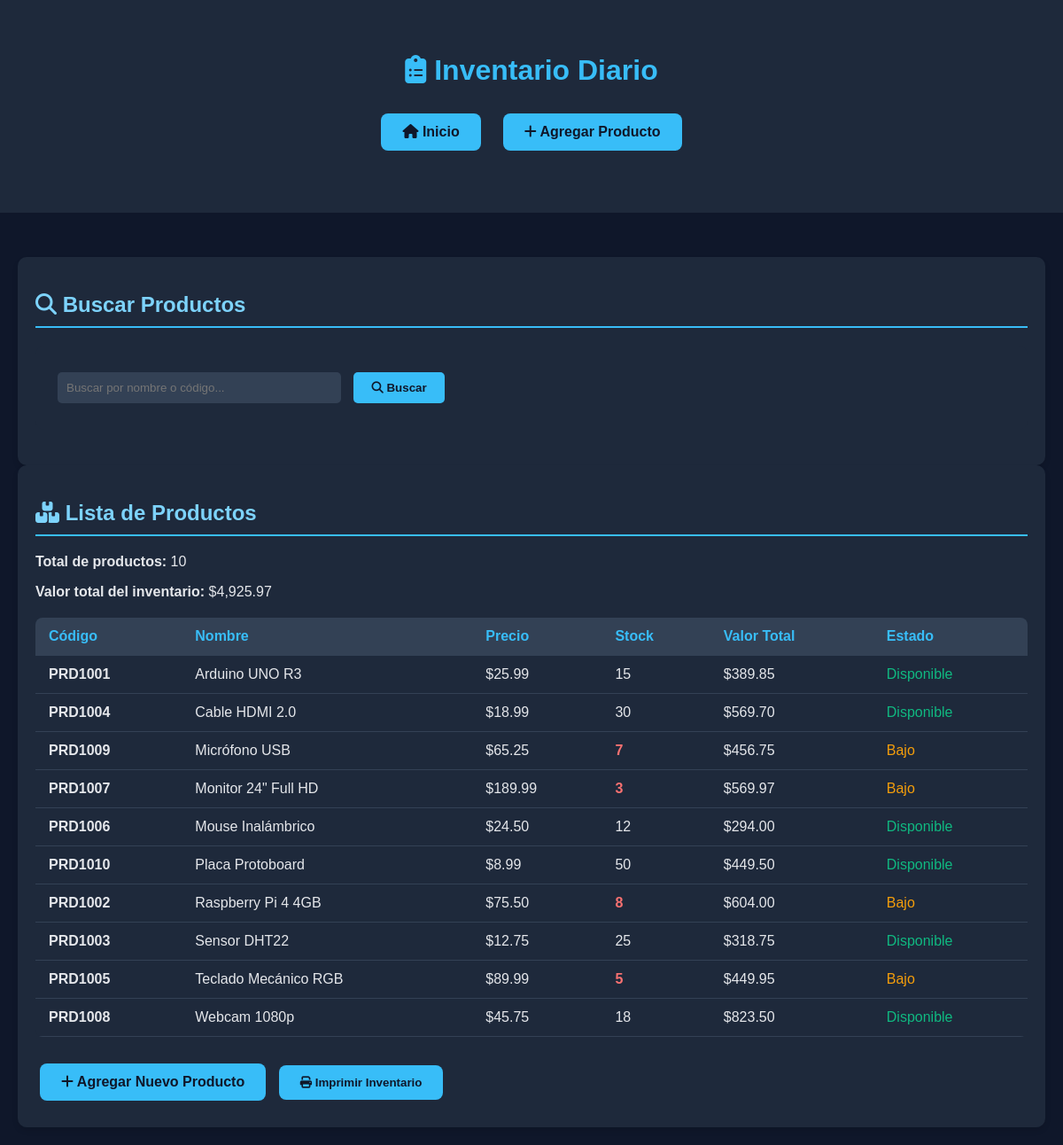
Screenshot of /inventario/inventario_diario.php with the database file from the repository.
### tables this page shows
CREATE TABLE IF NOT EXISTS productos(
    id INT AUTO_INCREMENT PRIMARY KEY,
    codigo_producto VARCHAR(20) UNIQUE,
    nombre VARCHAR(100),
    precio DECIMAL(10,2),
    stock INT,
    fecha_creacion TIMESTAMP DEFAULT CURRENT_TIMESTAMP
);

### inventario/inventario_diario.php (the view, shortened to what this page needs)
<?php
include('../config/conexion.php');
$busqueda = '';
$where = '';
?>
<!DOCTYPE html>
<html lang='es'>
<head>
    <link rel='stylesheet' href='../assets/css/estilos.css'>
    <link rel="stylesheet" href="https://cdnjs.cloudflare.com/ajax/libs/font-awesome/6.4.0/css/all.min.css">
</head>
<body>
    <header>
        <h1><i class="fas fa-clipboard-list"></i> Inventario Diario</h1>
        <div class="menu">
            <a class='btn' href='../index.php'><i class="fas fa-home"></i> Inicio</a>
            <a class='btn' href='agregar.php'><i class="fas fa-plus"></i> Agregar Producto</a>
        </div>
    </header>
    <div class="container">
        <div class="card">
            <h2><i class="fas fa-search"></i> Buscar Productos</h2>
            <form method='GET'>
                <input name='buscar' placeholder='Buscar por nombre o código...' value='<?php echo $busqueda; ?>'>
                <button type='submit'><i class="fas fa-search"></i> Buscar</button>
            </form>
        </div>
        <div class="card">
            <h2><i class="fas fa-boxes"></i> Lista de Productos</h2>
            <?php
            $result = $conexion->query("SELECT * FROM productos $where ORDER BY nombre");
            if ($result->num_rows > 0) {
                $totalValor = 0;
                $productos = [];
                while($row = $result->fetch_assoc()) {
                    $productos[] = $row;
                    $totalValor += $row['precio'] * $row['stock'];
                }
                echo "<p><strong>Total de productos:</strong> " . count($productos) . "</p>";
                echo "<p><strong>Valor total del inventario:</strong> $" . number_format($totalValor, 2) . "</p>";
                echo "<table>";
                echo "<tr>
                        <th>Código</th>
                        <th>Nombre</th>
                        <th>Precio</th>
                        <th>Stock</th>
                        <th>Valor Total</th>
                        <th>Estado</th>
                      </tr>";
                foreach($productos as $producto) {
                    $valorTotal = $producto['precio'] * $producto['stock'];
                    $estado = '';
                    $stockClass = '';
                    if($producto['stock'] == 0) {
                        $estado = '<span style="color: #ef4444;">Agotado</span>';
                        $stockClass = 'stock-low';
                    } elseif($producto['stock'] < 10) {
                        $estado = '<span style="color: #f59e0b;">Bajo</span>';
                        $stockClass = 'stock-low';
                    } else {
                        $estado = '<span style="color: #10b981;">Disponible</span>';
                    }
                    echo "<tr>";
                    echo "<td><strong>{$producto['codigo_producto']}</strong></td>";
                    echo "<td>{$producto['nombre']}</td>";
                    echo "<td>$" . number_format($producto['precio'], 2) . "</td>";
                    echo "<td class='{$stockClass}'>{$producto['stock']}</td>";
                    echo "<td>$" . number_format($valorTotal, 2) . "</td>";
                    echo "<td>{$estado}</td>";
                    echo "</tr>";
                }
                echo "</table>";
            } else {
                echo "<p>No hay productos en el inventario.</p>";
            }
            ?>
            <div style="margin-top: 20px;">
                <a href='agregar.php' class='btn'><i class="fas fa-plus"></i> Agregar Nuevo Producto</a>
                <button onclick="window.print()" class='btn'><i class="fas fa-print"></i> Imprimir Inventario</button>
            </div>
        </div>
    </div>
</body>
</html>

### assets/css/estilos.css (style rules this page uses)
body { background: #0f172a; color: #e5e7eb; font-family: Arial, sans-serif; margin: 0; padding: 0; }
header { text-align: center; padding: 40px; background: #1e293b; margin-bottom: 30px; }
.container { max-width: 1200px; margin: 0 auto; padding: 20px; }
h1 { color: #38bdf8; margin-bottom: 10px; }
h2 { color: #7dd3fc; border-bottom: 2px solid #38bdf8; padding-bottom: 10px; }
.btn { background: #38bdf8; padding: 12px 24px; color: #0f172a; text-decoration: none; border-radius: 8px; font-weight: bold; display: inline-block; margin: 10px 5px; transition: background 0.3s; }
.card { background: #1e293b; padding: 20px; border-radius: 10px; box-shadow: 0 4px 6px rgba(0, 0, 0, 0.1); }
table { width: 100%; border-collapse: collapse; margin: 20px 0; background: #1e293b; border-radius: 8px; overflow: hidden; }
th, td { padding: 12px 15px; text-align: left; border-bottom: 1px solid #334155; }
th { background: #334155; color: #38bdf8; }
form { background: #1e293b; padding: 20px; border-radius: 10px; margin: 20px 0; }
input, button { padding: 10px; margin: 10px 5px; border: none; border-radius: 5px; }
input { width: calc(100% - 22px); max-width: 300px; background: #334155; color: white; }
button { background: #38bdf8; color: #0f172a; font-weight: bold; cursor: pointer; padding: 10px 20px; }
.menu { display: flex; gap: 15px; justify-content: center; margin: 20px 0; }
.stock-low { color: #f87171; font-weight: bold; }

### rows the page displays
productos: codigo_producto "PRD1001", nombre "Arduino UNO R3", precio "25.99", stock "15", valorTotal "389.85", shows "Disponible"
productos: codigo_producto "PRD1004", nombre "Cable HDMI 2.0", precio "18.99", stock "30", valorTotal "569.70", shows "Disponible"
productos: codigo_producto "PRD1009", nombre "Micrófono USB", precio "65.25", stock "7", valorTotal "456.75", shows "Bajo"
productos: codigo_producto "PRD1007", nombre "Monitor 24\" Full HD", precio "189.99", stock "3", valorTotal "569.97", shows "Bajo"
productos: codigo_producto "PRD1006", nombre "Mouse Inalámbrico", precio "24.50", stock "12", valorTotal "294.00", shows "Disponible"
productos: codigo_producto "PRD1010", nombre "Placa Protoboard", precio "8.99", stock "50", valorTotal "449.50", shows "Disponible"
productos: codigo_producto "PRD1002", nombre "Raspberry Pi 4 4GB", precio "75.50", stock "8", valorTotal "604.00", shows "Bajo"
productos: codigo_producto "PRD1003", nombre "Sensor DHT22", precio "12.75", stock "25", valorTotal "318.75", shows "Disponible"
productos: codigo_producto "PRD1005", nombre "Teclado Mecánico RGB", precio "89.99", stock "5", valorTotal "449.95", shows "Bajo"
productos: codigo_producto "PRD1008", nombre "Webcam 1080p", precio "45.75", stock "18", valorTotal "823.50", shows "Disponible"

### other values shown
count($productos) "10"
$totalValor "4,925.97"
